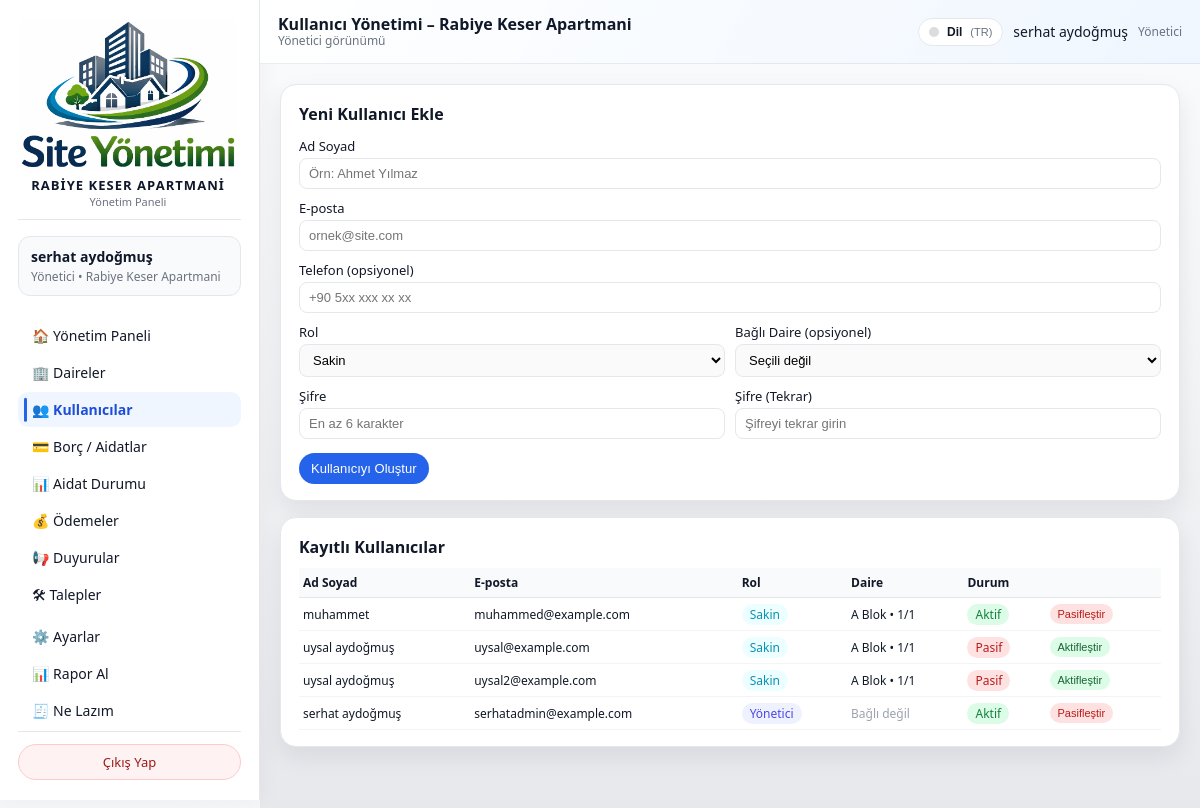
Page /admin/users?lang=tr (signed in) on the committed database.
### models/user_model.py (models this page shows, shortened)
class User(db.Model):
    __tablename__ = "users"
    id = db.Column(db.Integer, primary_key=True)
    name = db.Column(db.String(120), nullable=False)
    email = db.Column(db.String(120), unique=True, nullable=False, index=True)
    phone = db.Column(db.String(32), nullable=True)
    password_hash = db.Column(db.String(255), nullable=False)
    role = db.Column(db.String(20), nullable=False, default="resident")
    site_id = db.Column(db.Integer, db.ForeignKey("sites.id"), nullable=True)
    apartment_id = db.Column(
        db.Integer,
        db.ForeignKey("apartments.id"),
        nullable=True,
    )
    is_active = db.Column(db.Boolean, default=True, nullable=False)

### models/apartment_model.py (models this page shows, shortened)
class Apartment(db.Model):
    __tablename__ = "apartments"
    id = db.Column(db.Integer, primary_key=True)
    site_id = db.Column(db.Integer, db.ForeignKey("sites.id"), nullable=False)
    block = db.Column(db.String(50), nullable=False)
    floor = db.Column(db.String(20), nullable=False)
    number = db.Column(db.String(20), nullable=False)
    area_m2 = db.Column(db.Float, nullable=True)
    owner_name = db.Column(db.String(120))
    owner_phone = db.Column(db.String(32))
    notes = db.Column(db.Text)
    users = db.relationship("User", backref="apartment", lazy="dynamic")
    bills = db.relationship("Bill", backref="apartment", lazy="dynamic")
    payments = db.relationship("Payment", backref="apartment", lazy="dynamic")
    tickets = db.relationship("Ticket", backref="apartment", lazy="dynamic")

### routes/admin_routes.py (the view, shortened to what this page needs)
@admin_bp.route("/users", methods=["GET", "POST"])
@admin_required
def manage_users():
    admin_user = _get_current_admin()
    site_id = session.get("active_site_id") or (admin_user.site_id if admin_user else None)
    if not site_id:
        flash("Bu sayfayı kullanabilmek için bir siteye atanmış olmanız gerekiyor.", "error")
        return redirect(url_for("index"))
    users = []
    apartments = []
    try:
        users = (
            User.query
            .filter_by(site_id=site_id)
            .order_by(User.role.desc(), User.name.asc())
            .all()
        )
        apartments = (
            Apartment.query
            .filter_by(site_id=site_id)
            .order_by(
                Apartment.block.asc(),
                Apartment.floor.asc(),
                Apartment.number.asc(),
            )
            .all()
        )
    except SQLAlchemyError as exc:
        current_app.logger.exception("Kullanıcı listesi alınamadı: %s", exc)
        flash("Kullanıcı listesi alınırken bir hata oluştu.", "error")
    return render_template(
        "admin/kullanicilar.html",
        users=users,
        apartments=apartments,
    )

### routes/admin_routes.py (called while the page is built)
def admin_required(view_func):
    @wraps(view_func)
    def wrapped_view(*args, **kwargs):
        user_id = session.get("user_id")
        role = session.get("user_role")
        if not user_id:
            flash("Devam etmek için lütfen giriş yapın.", "info")
            return redirect(url_for("auth.login"))
        if role not in ("admin", "super_admin"):
            flash("Bu alana sadece yönetici kullanıcılar erişebilir.", "error")
            return redirect(url_for("index"))
        return view_func(*args, **kwargs)
    return wrapped_view

def _get_current_admin():
    user_id = session.get("user_id")
    if not user_id:
        return None
    try:
        return User.query.get(user_id)
    except SQLAlchemyError as exc:
        current_app.logger.exception("Admin bilgisi alınamadı: %s", exc)
        return None

def get_site_display_name() -> str:
    default_name = "Site / Apartman"
    try:
        settings = SystemSetting.get_singleton()
        if settings and getattr(settings, "site_name", None):
            name = (settings.site_name or "").strip()
            if name:
                return name
    except SQLAlchemyError as exc:
        current_app.logger.exception("Site adı okunamadı: %s", exc)
    return default_name

@admin_bp.app_context_processor
def inject_site_name():
    name = session.get("site_name")
    if not name:
        name = get_site_display_name()  # DB'den oku (SystemSetting)
        session["site_name"] = name
    return {"current_site_name": name}

### templates/admin/kullanicilar.html (shortened to what this page needs)
{% extends "base.html" %}
{% set LANG = session.get('lang','tr') %}
{% macro tp(k) -%}
  {{ I18N_PAGE.get(LANG, I18N_PAGE['tr']).get(k, I18N_PAGE['tr'].get(k, k)) }}
{%- endmacro %}
{% block topbar_title %}
  {{ tp('topbar_title') }}
  {% if session.active_site_name %}
    – {{ session.active_site_name }}
  {% elif current_site_name %}
    – {{ current_site_name }}
  {% endif %}
{% endblock %}
{% block content %}
<div class="dashboard-grid">
  <section>
    <div class="card">
      <h2 style="font-size:16px; margin-bottom:12px;">{{ tp('new_user') }}</h2>
      <form id="create-user-form" method="post" style="display:flex; flex-direction:column; gap:10px;">
        <div>
          <label for="name" style="display:block; font-size:13px; margin-bottom:3px;">{{ tp('label_name') }}</label>
          <input
            type="text"
            id="name"
            name="name"
            required
            placeholder="{{ tp('ph_name') }}"
            style="width:100%; padding:7px 9px; border-radius:8px; border:1px solid #e5e7eb; font-size:13px;">
        </div>
        <div>
          <label for="email" style="display:block; font-size:13px; margin-bottom:3px;">{{ tp('label_email') }}</label>
          <input
            type="email"
            id="email"
            name="email"
            required
            placeholder="{{ tp('ph_email') }}"
            style="width:100%; padding:7px 9px; border-radius:8px; border:1px solid #e5e7eb; font-size:13px;">
        </div>
        <div>
          <label for="phone" style="display:block; font-size:13px; margin-bottom:3px;">{{ tp('label_phone') }}</label>
          <input
            type="text"
            id="phone"
            name="phone"
            placeholder="{{ tp('ph_phone') }}"
            inputmode="numeric"
            pattern="[0-9+ ]*"
            oninput="this.value = this.value.replace(/[^0-9+ ]/g, '')"
            style="width:100%; padding:7px 9px; border-radius:8px; border:1px solid #e5e7eb; font-size:13px;">
        </div>
        <div style="display:grid; grid-template-columns:repeat(2,minmax(0,1fr)); gap:10px;">
          <div>
            <label for="role" style="display:block; font-size:13px; margin-bottom:3px;">{{ tp('label_role') }}</label>
            <select
              id="role"
              name="role"
              style="width:100%; padding:7px 9px; border-radius:8px; border:1px solid #e5e7eb; font-size:13px;">
              <option value="resident">{{ tp('role_resident') }}</option>
            </select>
          </div>
          <div>
            <label for="apartment_id" style="display:block; font-size:13px; margin-bottom:3px;">{{ tp('label_apartment') }}</label>
            <select
              id="apartment_id"
              name="apartment_id"
              style="width:100%; padding:7px 9px; border-radius:8px; border:1px solid #e5e7eb; font-size:13px;">
              <option value="">{{ tp('apartment_none') }}</option>
            </select>
          </div>
        </div>
<div style="display:grid; grid-template-columns:repeat(2,minmax(0,1fr)); gap:10px;">
  <div>
    <label for="password" style="display:block; font-size:13px; margin-bottom:3px;">
      {{ tp('label_password') }}
    </label>
    <input
      type="password"
      id="password"
      name="password"
      required
      placeholder="{{ tp('ph_password') }}"
      style="width:100%; padding:7px 9px; border-radius:8px; border:1px solid #e5e7eb; font-size:13px;">
  </div>
  <div>
    <label for="password_confirm" style="display:block; font-size:13px; margin-bottom:3px;">
      {{ tp('label_password_confirm') }}
    </label>
    <input
      type="password"
      id="password_confirm"
      name="password_confirm"
      required
      placeholder="{{ tp('ph_password_confirm') }}"
      style="width:100%; padding:7px 9px; border-radius:8px; border:1px solid #e5e7eb; font-size:13px;">
  </div>
</div>
        <div style="margin-top:4px;">
          <button type="submit"
                  style="padding:8px 12px; border-radius:999px; border:none; background:#2563eb; color:white; font-size:13px; cursor:pointer;">
            {{ tp('btn_create') }}
          </button>
        </div>
      </form>
    </div>
  </section>
  <section>
    <div class="card">
      <h2 style="font-size:16px; margin-bottom:10px;">{{ tp('list_title') }}</h2>
      {% if users %}
        <div style="width:100%; overflow-x:auto;">
          <table style="width:100%; border-collapse:collapse; font-size:12px;">
            <thead>
              <tr style="background:#f9fafb; border-bottom:1px solid #e5e7eb;">
                <th style="text-align:left; padding:6px 4px;">{{ tp('col_name') }}</th>
                <th style="text-align:left; padding:6px 4px;">{{ tp('col_email') }}</th>
                <th style="text-align:left; padding:6px 4px;">{{ tp('col_role') }}</th>
                <th style="text-align:left; padding:6px 4px;">{{ tp('col_apartment') }}</th>
                <th style="text-align:left; padding:6px 4px;">{{ tp('col_status') }}</th>
                <th style="text-align:left; padding:6px 4px;"></th>
              </tr>
            </thead>
            <tbody>
              {% for user in users %}
                <tr style="border-bottom:1px solid #f3f4f6;">
                  <td style="padding:6px 4px; white-space:nowrap;">
                    {{ user.name }}
                  </td>
                  <td style="padding:6px 4px; white-space:nowrap;">
                    {{ user.email }}
                  </td>
                  <td style="padding:6px 4px; white-space:nowrap;">
                    {% if user.role == "admin" %}
                      <span style="padding:2px 8px; border-radius:999px; background:#eef2ff; color:#4f46e5;">{{ tp('badge_admin') }}</span>
                    {% else %}
                      <span style="padding:2px 8px; border-radius:999px; background:#ecfeff; color:#0891b2;">{{ tp('badge_resident') }}</span>
                    {% endif %}
                  </td>
                  <td style="padding:6px 4px; white-space:nowrap;">
                    {% if user.apartment %}
                      {{ user.apartment.block }} Blok • {{ user.apartment.floor }}/{{ user.apartment.number }}
                    {% else %}
                      <span style="color:#9ca3af;">{{ tp('apartment_unlinked') }}</span>
                    {% endif %}
                  </td>
                  <td style="padding:6px 4px; white-space:nowrap;">
                    {% if user.is_active %}
                      <span style="padding:2px 8px; border-radius:999px; background:#dcfce7; color:#15803d;">{{ tp('active') }}</span>
                    {% else %}
                      <span style="padding:2px 8px; border-radius:999px; background:#fee2e2; color:#b91c1c;">{{ tp('passive') }}</span>
                    {% endif %}
                  </td>
                  <td style="padding:6px 4px; white-space:nowrap;">
                    <form method="post"
                          action="{{ url_for('admin.toggle_user_active', user_id=user.id) }}"
                          style="display:inline;">
                      <button type="submit"
                              style="padding:4px 8px; border-radius:999px; border:none; font-size:11px; cursor:pointer;
                                     {% if user.is_active %}
                                       background:#fee2e2; color:#b91c1c;
                                     {% else %}
                                       background:#dcfce7; color:#166534;
                                     {% endif %}">
                        {% if user.is_active %}{{ tp('btn_deactivate') }}{% else %}{{ tp('btn_activate') }}{% endif %}
                      </button>
                    </form>
                  </td>
                </tr>
              {% endfor %}
            </tbody>
          </table>
        </div>
      {% else %}
        <p style="font-size:13px; color:#6b7280;">
          {{ tp('empty') }}
        </p>
      {% endif %}
    </div>
  </section>
</div>
{% endblock %}

### static/css/app.css (style rules this page uses)
:root { --bg: #f3f4f6; --bg-soft: #e5e7eb; --sidebar-bg: #020617; --card-bg: #ffffff; --border-subtle: #e5e7eb; --accent: #2563eb; --accent-soft: rgba(37, 99, 235, 0.08); --text-main: #111827; --text-muted: #6b7280; --text-on-dark: #e5e7eb; --radius-lg: 16px; --radius-md: 12px; --radius-sm: 8px; --shadow-soft: 0 18px 45px rgba(15, 23, 42, 0.24); --shadow-card: 0 10px 25px rgba(15, 23, 42, 0.08); --sidebar-width: 260px; --transition-fast: 150ms ease-out; --transition-med: 220ms ease-out; }
*, *::before, *::after { box-sizing: border-box; }
html, body { margin: 0; padding: 0; width: 100%; max-width: 100vw; overflow-x: hidden; }
body { font-family: system-ui, -apple-system, BlinkMacSystemFont, "SF Pro Text", "Segoe UI", sans-serif; background: radial-gradient(circle at top left, #e5f0ff 0, #f3f4f6 45%, #ffffff 100%); color: var(--text-main); }
.card { background: var(--card-bg); border-radius: var(--radius-lg); padding: 18px 18px 16px; box-shadow: var(--shadow-card); border: 1px solid var(--border-subtle); transition: transform var(--transition-med), box-shadow var(--transition-med), border-color var(--transition-med), background var(--transition-med); }
.card h1, .card h2 { margin-top: 0; }
.dashboard-grid { display: flex; flex-direction: column; gap: 16px; }
select { border-radius: 999px; border: 1px solid rgba(148, 163, 184, 0.5); padding: 8px 10px; background: rgba(15, 23, 42, 0.02); font-size: 14px; }

### rows in the picture
User: name "muhammet", email "muhammed@example.com", get "Sakin Aktif Pasifleştir", apartment.block "A", apartment.floor "1", apartment.number "1"
User: name "uysal aydoğmuş", email "uysal@example.com", get "Sakin Pasif Aktifleştir", apartment.block "A", apartment.floor "1", apartment.number "1"
User: name "uysal aydoğmuş", email "uysal2@example.com", get "Sakin Pasif Aktifleştir", apartment.block "A", apartment.floor "1", apartment.number "1"
User: name "serhat aydoğmuş", email "serhatadmin@example.com", get "Yönetici Bağlı değil Aktif Pasifleştir"

### other values in the picture
{{ site_name }} "RABIYE KESER APARTMANI"
{{ I18N.get(LANG, I18N['tr']).get(k, I18N['tr'].get(k, k)) }} "Yönetim Paneli Yönetici • Yönetim Paneli Daireler Kullanıcılar Borç / Aidatlar Aidat Durumu Ödemeler Duyurular Talepler Ayarlar Rapor Al Ne Lazım Çıkış Yap Yönetici görünümü Dil Yönetici"
{{ user_name }} "serhat aydoğmuş"
{{ active_site_name or fallback_site_name }} "Rabiye Keser Apartmani"
{{ I18N_PAGE.get(LANG, I18N_PAGE['tr']).get(k, I18N_PAGE['tr'].get(k, k)) }} "Kullanıcı Yönetimi Yeni Kullanıcı Ekle Ad Soyad E-posta Telefon (opsiyonel) Rol Bağlı Daire (opsiyonel) Şifre Şifre (Tekrar) Kullanıcıyı Oluştur Kayıtlı Kullanıcılar Ad Soyad E-posta Rol Daire Durum"
{{ session.active_site_name }} "Rabiye Keser Apartmani"
{{ LANG|upper }} "TR"
form field role "Sakin"
form field apartment_id "Seçili değil"
